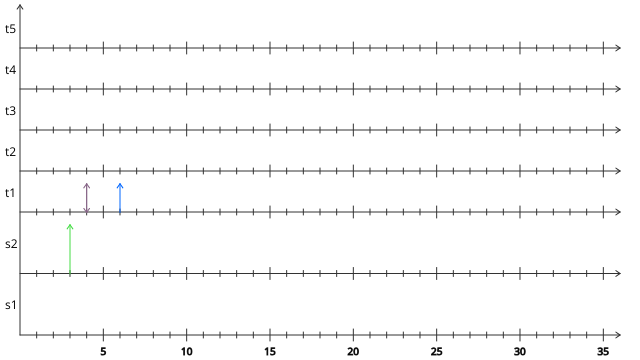
Frame 1 (no input)
Frame 60 (no input): identical to frame 1, image omitted
Frame 120 (the mouse pressed at the canvas centre since frame 60): identical to frame 1, image omitted

The p5.js sketch that drew this single still picture (run headless with seeded random() and noise() and a simulated clock; from frame 60 on, the mouse is pressed at the canvas centre):

// p5.js sketch
// ── sketch.js
let canvasX=640;
let canvasY=360;
let workspaceColor="#333333";
let sideMargin=[20,20,5,20];

function tline(size){
  line(0,0,size,0);
}

class Arrow {
  constructor(x1,y1,x2,y2, color){
    this.x1=x1;
    this.x2=x2;
    this.y1=-y1;
    this.y2=-y2;
    this.color = color;
    var angle = atan2(this.y2-this.y1,this.x2-this.x1);
    var size = sqrt(pow(this.x2-this.x1,2) + pow(this.y2-this.y1,2));

    push();
      // Drawing arrow body
      translate(this.x1, this.y1);
      rotate(angle);
      stroke(this.color);
      tline(size);

      // Drawing arrow tip
      translate(size,0);
      push();
        rotate(radians(35));
        tline(-5);
      pop();
      push();
        rotate(radians(-35));
        tline(-5);
      pop();
    pop();
  }
}

function vArrow (size, inverted=false, color){
  if(inverted) {
    new Arrow(0,size,0, 0, color);
  } else
    new Arrow(0,0,0, size, color);
}

// Least Common Multiplier, to get the hyperperiod
function lcm(input_array) {
    if (toString.call(input_array) !== "[object Array]")  
        return  false;  
 var r1 = 0, r2 = 0;
    var l = input_array.length;
    for(i=0;i<l;i++) {
        r1 = input_array[i] % input_array[i + 1];
        if(r1 === 0) {
            input_array[i + 1] = (input_array[i] * input_array[i+1]) / input_array[i + 1];
        }
        else {
            r2 = input_array[i + 1] % r1;
            if(r2 === 0) {
                input_array[i + 1] = (input_array[i] * input_array[i + 1]) / r1;
            }
            else {
                input_array[i+1] = (input_array[i] * input_array[i + 1]) / r2;
            }
        }
    }
    return input_array[l - 1];
}

class Workspace {
  constructor(staticTasks, servers, hyperperiod){
    textFont('Open Sans');
    // translate to workspace's (0,0)
    translate(sideMargin[0], canvasY-sideMargin[2]-sideMargin[3]);

    // The x axis will be drawn by the first task
    this.yAxis = new Arrow (0, 0, 0, canvasY-sideMargin[3]-2*sideMargin[2], workspaceColor);
    
    this.nbStaticTasks = staticTasks;
    this.nbServers = servers;

    // The task size will be used to space out tasks vertically on the workspace
    // A server's size will be 1.5x larger
    this.taskSize = (canvasY-sideMargin[2]-sideMargin[3]-7)/(this.nbStaticTasks + 1.5*this.nbServers);
    
    this.xSlots=[];
    this.SySlots=[]; // y slots for servers
    this.TySlots=[]; // y slots for static tasks

    let s = 0;

    // Begin tasks horizontal arrows drawing
    push();
      // Draw servers first
      for (s = 0; s<this.nbServers; s++) {
        this.SySlots[s] = Math.trunc(s*1.5*this.taskSize);

        this.drawTaskArrow(0 == s,hyperperiod); // 0 == s -> if it is the first slot, draw x axis numbers
        text("s"+(s+1), -15, -(1.5*this.taskSize)/2+5);
        translate(0, -1.5*this.taskSize);
      }
      // Remember, s finishes at nbServers
      
      // Then draw static tasks
      for(let i = 0; i<this.nbStaticTasks; i++){
        let isFirstSlot = false;
        if(s>0){ // If there were previously drawn servers
          if(0==i){
            // The first slot should give space to the following server
            this.TySlots[i] = this.SySlots[s-1]+this.taskSize*1.5;
          }
          if(i>0){
           this.TySlots[i] = this.TySlots[i-1] + this.taskSize;
          }
        }
        else {
          this.TySlots[i] = Math.trunc(i*this.taskSize);
          isFirstSlot = true;
        }

        this.drawTaskArrow(isFirstSlot, hyperperiod);
        text("t"+(i+1), -15, -this.taskSize/2+5);
        translate(0, -this.taskSize);
      }
    pop();
  }

  // Draws tasks horizontal arrows and uses vGrad to draw the graduations
  drawTaskArrow(isFirstSlot, hyperperiod) {
    let size = canvasX-sideMargin[0]-sideMargin[1];
    new Arrow(0, 0, size, 0, workspaceColor);

    push();
      stroke(workspaceColor);
      for (let i = 1; i<=hyperperiod; i++){
        translate(size/hyperperiod, 0);
        if(i%5) {
          if(i != hyperperiod)
            this.vGrad(); // normal graduation
        }
        else {
          if(i != hyperperiod)
            this.vGrad('l'); // large one every 5
          if(isFirstSlot){ // Draw the numbers only on first ySlot
            textAlign(CENTER);
            textSize(10)
            text(i,0, 20);
          }
        }
      }
    pop();

    for (var i = 0; i <hyperperiod; i++) {
      this.xSlots[i] = i*size/hyperperiod;
    }
  }

  // Draws the vertical graduations and numbering
  vGrad(size='s') {
    var s=6;
    if ('l' == size) 
      s=12;
    line(0,s/2,0,-s/2);
  }

  // Goes to a specific task and slot. Usage: push();  goTo('s2', 8); pop();
  goTo(task, xslot) {
    if((task[1] > 0) || (task[0] == 's' && task[1]>this.nbServers) || (task[0] == 't' && task[1]>this.nbStaticTasks)){
      if('s' == task[0]) { // If we ask for a server slot
        translate(this.xSlots[xslot], -this.SySlots[parseInt(task[1])-1]);
      } else {
        translate(this.xSlots[xslot], -this.TySlots[parseInt(task[1])-1]);
      }
    } else { 
      console.log('Invalid task designator in goTo');
    }
  }
  // Draws deadline arrow
  ai(task, xslot, inverted=false, color="#ff8888"){
    let size;
    if('s' == task[0]){
      size = 1.2*this.taskSize;
    }
    else {
      size = 0.7*this.taskSize;
    }
    push();
      this.goTo(task, xslot);
      vArrow(size, inverted, color);
    pop();
  }

  /** GRAPHICS USERLAND FROM HERE**/

  // Draws deadline arrows
  di(task, xslot){
    this.ai(task, xslot, true, "#ff8888");
  }
  // Release time arrows
  ri(task, xslot) {
    this.ai(task, xslot, false, "#44dc44");
  }
  // Period arrows
  ti(task, xslot) {
    this.ai(task, xslot, false, "#0066ff");
  }
  // Constrained deadline arrow
  cdi(task, xslot){
    this.ai(task, xslot, false, "#886688");
    this.ai(task, xslot, true, "#886688");
  }

}

function setup() {
  // put setup code here
    createCanvas(canvasX,canvasY);
    ws = new Workspace(5, 2, lcm([9,3,4]));
    ws.cdi('t1', 4);
    ws.ri('s2', 3);
    ws.ti('t1', 6);
}

function draw() {
  // put drawing code here
}
